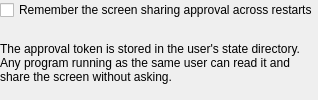
<?xml version="1.0" encoding="UTF-8"?>
<ui version="4.0">
 <class>PipeWireVncConfigurationWidget</class>
 <widget class="QWidget" name="PipeWireVncConfigurationWidget">
  <property name="windowTitle">
   <string>PipeWire VNC server configuration</string>
  </property>
  <layout class="QVBoxLayout" name="verticalLayout">
   <property name="leftMargin">
    <number>0</number>
   </property>
   <property name="topMargin">
    <number>0</number>
   </property>
   <property name="rightMargin">
    <number>0</number>
   </property>
   <property name="bottomMargin">
    <number>0</number>
   </property>
   <item>
    <widget class="QCheckBox" name="persistRestoreToken">
     <property name="text">
      <string>Remember the screen sharing approval across restarts</string>
     </property>
    </widget>
   </item>
   <item>
    <widget class="QLabel" name="persistRestoreTokenNote">
     <property name="text">
      <string>The approval token is stored in the user's state directory. Any program running as the same user can read it and share the screen without asking.</string>
     </property>
     <property name="wordWrap">
      <bool>true</bool>
     </property>
    </widget>
   </item>
  </layout>
 </widget>
 <resources/>
 <connections/>
</ui>
